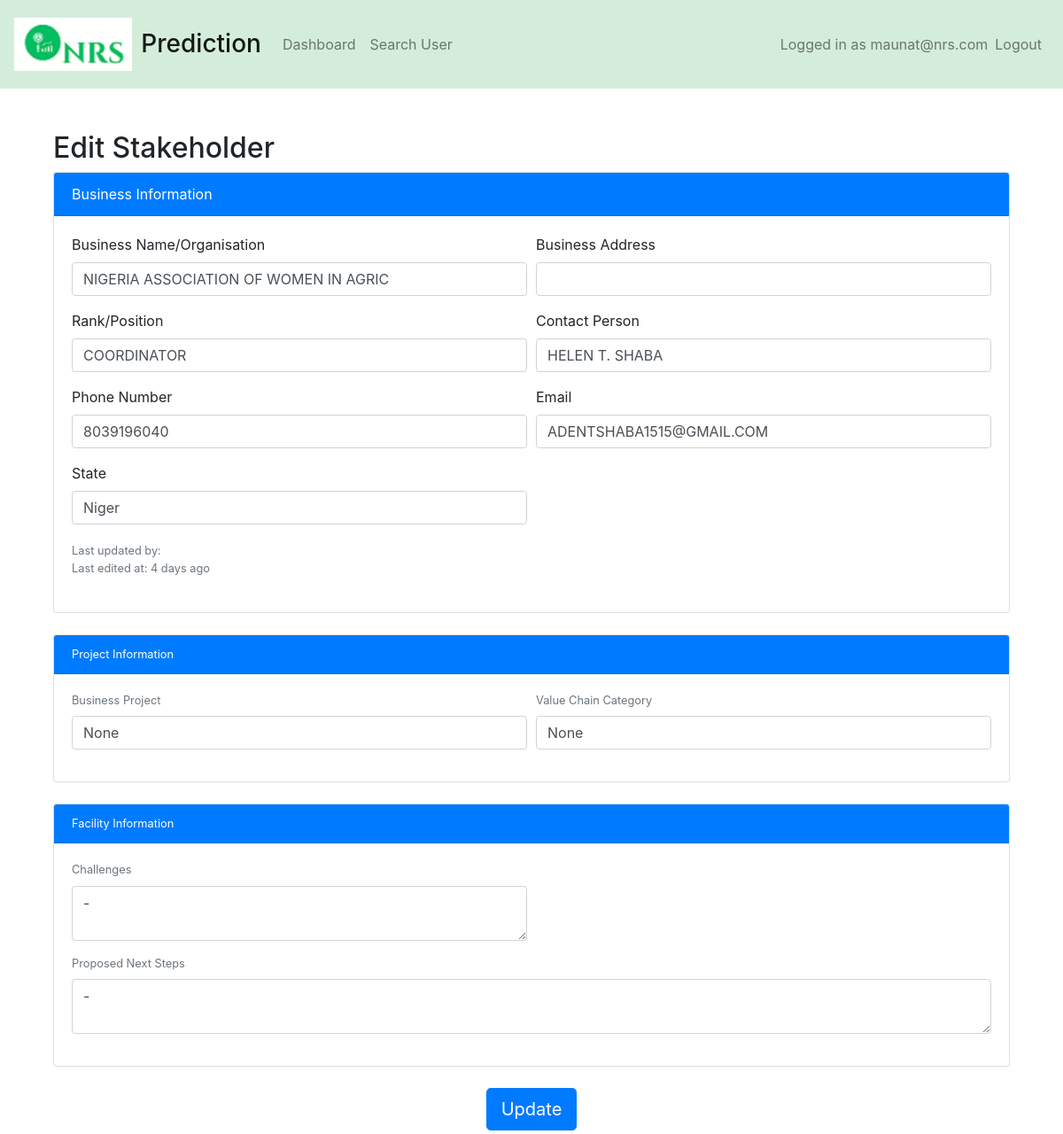
The page /edit_user/5 (signed in) on the database its author committed.
### app.py (models this page shows)
class Admin(db.Model):
    id = db.Column(db.Integer, primary_key=True)
    email = db.Column(db.String(100), unique=True, nullable=False)
    admin_name = db.Column(db.String(150), nullable=False)
    admin_address = db.Column(db.String(150), nullable=False)
    phone_number = db.Column(db.String(15), nullable=False)
    password = db.Column(db.String(200), nullable=False)
    is_admin = db.Column(db.Boolean, default=False)

class User(db.Model):
    id = db.Column(db.Integer, primary_key=True)
    business_name = db.Column(db.String(100), nullable=True)
    business_project = db.Column(db.String(100), nullable=True)
    position = db.Column(db.String(100), nullable=True)
    contact_person = db.Column(db.String(100), nullable=False)
    business_address = db.Column(db.String(100), nullable=True)
    phone_number = db.Column(db.String(15), nullable=False)
    email = db.Column(db.String(100), nullable=True)
    state = db.Column(db.String(100), nullable=False)
    value_chain_cat = db.Column(db.String(100), nullable=True)
    proposed_next_steps = db.Column(db.String(100), nullable=True, default="-")
    challenges = db.Column(db.String(100), nullable=True, default="-")
    registered_by_admin_id = db.Column(db.Integer, db.ForeignKey('admin.id'), nullable=True)
    last_edited_by = db.Column(db.Integer, nullable=True)
    registered_by_admin = db.relationship('Admin', backref='registered_users')
    last_edited_at = db.Column(db.DateTime, nullable=False, default=datetime.utcnow)

### app.py (the view, shortened to what this page needs)
@app.route('/edit_user/<int:user_id>', methods=['GET', 'POST'])
@admin_required
def edit_user(user_id):
    form = RegistrationForm()
    user = User.query.get_or_404(user_id)
    admins = Admin.query.all()  # Fetch all admin details
    current_user_id = session['is_admin']  # Get the current user ID
    if not session['is_admin']:
        abort(403)  # Forbidden
    admins = Admin.query.all()
    if user.last_edited_at:
        user_last_edited_at = user.last_edited_at if user.last_edited_at.tzinfo else user.last_edited_at.replace(tzinfo=timezone.utc)
        humanized_last_edited_at = humanize.naturaltime(datetime.now(timezone.utc) - user_last_edited_at)
    else:
        humanized_last_edited_at = 'Never'
    return render_template('edit_user.html', user=user, admins=admins, form=form,current_user_id=current_user_id,humanized_last_edited_at=humanized_last_edited_at)

### app.py (called while the page is built)
@app.before_request
def before_request():
    session.permanent = True
    app.permanent_session_lifetime = timedelta(minutes=20)
    session.modified = True
    session['last_activity'] = time.time()

def admin_required(f):
    @wraps(f)
    def decorated_function(*args, **kwargs):
        if 'user_id' not in session or not session.get('is_admin'):
            flash('You do not have permission to access this page.', 'danger')
            return redirect(url_for('login'))
        return f(*args, **kwargs)
    return decorated_function

### templates/edit_user.html (shortened to what this page needs)
{% extends "base.html" %}
{% block content %}
<div class="container mt-5">
    <h2>Edit Stakeholder</h2>
    <form method="POST">
        <div class="card mb-4">
            <div class="card-header bg-primary text-white">Business Information</div>
            <div class="card-body">
                <div class="form-row">
                    <div class="form-group col-md-6">
                        <label for="business_name">Business Name/Organisation</label>
                        <input type="text" class="form-control" id="business_name" name="business_name" value="{{ user.business_name }}">
                    </div>
                    <div class="form-group col-md-6">
                        <label for="business_address">Business Address</label>
                        <input type="text" class="form-control" id="business_address" name="business_address" value="{{ user.business_address }}">
                    </div>
                    <div class="form-group col-md-6">
                        <label for="position">Rank/Position</label>
                        <input type="text" class="form-control" id="position" name="position" value="{{ user.position }}">
                    </div>
                    <div class="form-group col-md-6">
                        <label for="contact_person">Contact Person</label>
                        <input type="text" class="form-control" id="contact_person" name="contact_person" value="{{ user.contact_person }}">
                    </div>
                    <div class="form-group col-md-6">
                        <label for="phone_number">Phone Number</label>
                        <input type="text" class="form-control" id="phone_number" name="phone_number" value="{{ user.phone_number }}">
                    </div>
                    <div class="form-group col-md-6">
                        <label for="email">Email</label>
                        <input type="email" class="form-control" id="email" name="email" value="{{ user.email }}">
                    </div>
                    <div class="form-group col-md-6">
                        <label for="state">State</label>
                        <input type="text" class="form-control" id="state" name="state" value="{{ user.state }}">
                    </div>
                </div>
             <div class="form-group">
                <small class="form-text text-muted">Last updated by:
                <br>
              Last edited at: {{ humanized_last_edited_at }}
            </div>
            </div>
</div>
        <div class="card mb-4">
            <div class="card-header bg-primary text-white">Project Information</div>
            <div class="card-body">
                <div class="form-row">
                    <div class="form-group col-md-6">
                        <label for="business_project">Business Project</label>
                        <input type="text" class="form-control" id="business_project" name="business_project" value="{{ user.business_project }}">
                    </div>
                    <div class="form-group col-md-6">
                        <label for="value_chain_cat">Value Chain Category</label>
                        <input type="text" class="form-control" id="value_chain_cat" name="value_chain_cat" value="{{ user.value_chain_cat }}">
                    </div>
                </div>
            </div>
        </div>
        <div class="card mb-4">
            <div class="card-header bg-primary text-white">Facility Information</div>
            <div class="card-body">
                <div class="form-row">
                    <div class="form-group col-md-6">
                        <label for="challenges">Challenges</label>
                        <textarea class="form-control" id="challenges" name="challenges">{{ user.challenges }}</textarea>
                    </div>
                </div>
                <div class="form-group">
                    <label for="proposed_next_steps">Proposed Next Steps</label>
                    <textarea class="form-control" id="proposed_next_steps" name="proposed_next_steps">{{ user.proposed_next_steps }}</textarea>
                </div>
            </div>
        </div>
        <div class="text-center">
            <button type="submit" class="btn btn-primary btn-lg">Update</button>
        </div>
    </form>
</div>
{% endblock %}

### templates/base.html (shortened to what this page needs)
<!DOCTYPE html>
<html lang="en">
<head>
    <link href="https://stackpath.bootstrapcdn.com/bootstrap/4.5.2/css/bootstrap.min.css" rel="stylesheet">
</head>
<body>
    <nav class="navbar navbar-expand-lg navbar-light">
        <a class="navbar-brand" href="#">
            <img src="{{ url_for('static', filename='images/logo.png') }}" alt="Logo">
            <h2>Prediction</h2>
        </a>
        <div class="collapse navbar-collapse" id="navbarNav">
            <ul class="navbar-nav mr-auto">
                {% if session['user_id'] %}
                    <li class="nav-item">
                        <a class="nav-link" href="{{ url_for('admin_dashboard') }}">Dashboard</a>
                    </li>
                    <li class="nav-item">
                        <a class="nav-link" href="{{ url_for('search') }}">Search User</a>
                    </li>
                {% endif %}
            </ul>
            {% if session['user_id'] %}
                <ul class="navbar-nav">
                    <li class="nav-item">
                        <span class="navbar-text">
                            Logged in as {{ session['email'] }}{% if session['admin.id'] %} (Admin){% endif %}
                        </span>
                    </li>
                    <li class="nav-item">
                        <a class="nav-link" href="{{ url_for('logout') }}">Logout</a>
                    </li>
                </ul>
            {% endif %}
        </div>
    </nav>
    <div class="container mt-5">
        {% block content %}{% endblock %}
    </div>
</body>
</html>

### templates/base.html (style rules this page uses)
.navbar { height: 100px; background-color: #d4edda; }
.navbar-brand { display: flex; align-items: center; }
.navbar-brand img { max-height: 60px; margin-right: 10px; }
.navbar-brand h2 { display: inline-block; font-size: 1.75rem; margin: 0; }
.navbar-nav .nav-link { font-size: 1rem; padding-left: 20px; padding-right: 20px; color: black; }

### rows shown on the page
Admin: email "maunat@nrs.com"
User: business_name "NIGERIA ASSOCIATION OF WOMEN IN AGRIC", position "COORDINATOR", contact_person "HELEN T. SHABA", phone_number "8039196040", email "ADENTSHABA1515@GMAIL.COM", state "Niger", business_project "None", value_chain_cat "None", challenges "-", proposed_next_steps "-"

### other values the page prints
{{ humanized_last_edited_at }} "4 days ago"
